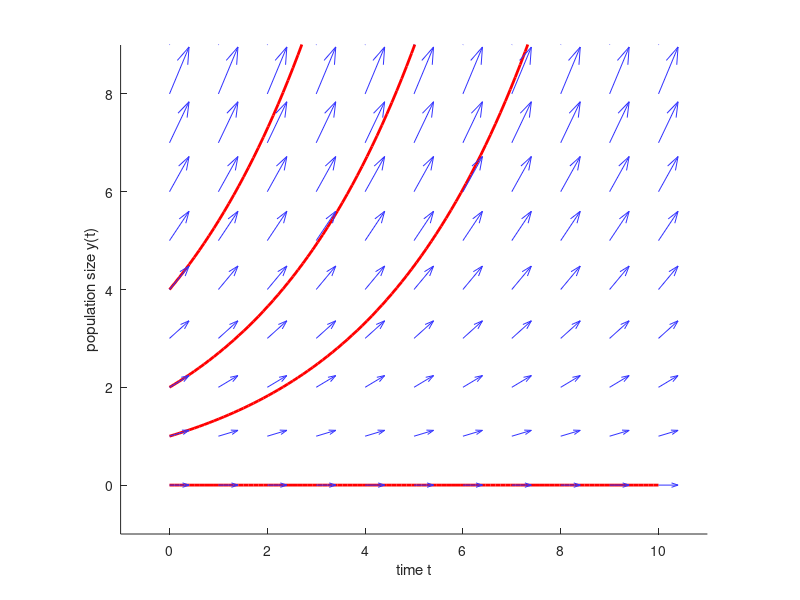

Here is the MATLAB script that generated this plot:
% make a quiver plot and plot one solution to exponential growth
% dy / dt = lambda y

% parameters
% ---

lambda = 0.3;
t_max = 10;

y0s = [0, 1, 2, 4];

% plot
% ---

% matlab on Linux is kooky, please leave this figure size as is
figure('Visible', 'off', 'Position', [100, 100, 100, 100]);

% plot some solutions
hold on;
t_sol = linspace(0, t_max, 100);
for y0 = y0s
    y_sol = y0 * exp(lambda * t_sol);
    h = plot(t_sol, y_sol, 'r-', "LineWidth", 2);
    % h.Color(4) = 0.1; % make faint
end

% create grid for quiver plot
y_max = t_max-1; % compact
t_range = linspace(0, t_max, 11);
y_range = linspace(0, y_max, y_max + 1);
[T, Y] = meshgrid(t_range, y_range);

% compute direction field (dt = 1, dy = lambda * y)
dT = ones(size(T));
dY = lambda * Y;

% plot quivers
quiver(T, Y, dT, dY, "AutoScale", "on", "Color", [0.2, 0.2, 1]); %, 0.5, 'Color', [0.7 0.7 0.7]);
hold off;

% decorate
% title({"solutions to dy/dt = \lambda y", "for \lambda = 0.3"})
xlabel("time t")
ylabel("population size y(t)")
axis equal;

% I want to be able to see the y = 0 arrows
xlim([-1, t_max+1]);
ylim([-1, t_max-1]);

exportgraphics(gcf, 'expon_growth_compact.pdf', 'ContentType', 'vector', 'BackgroundColor', 'none')

